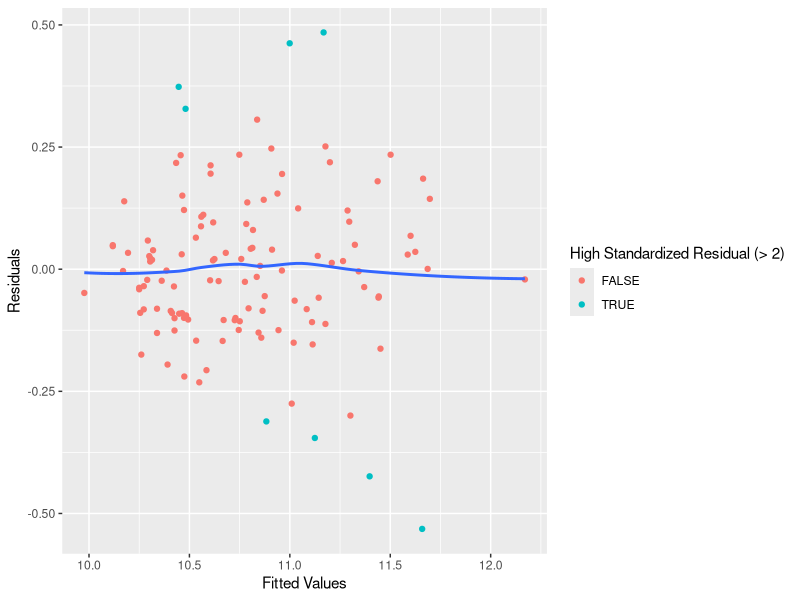
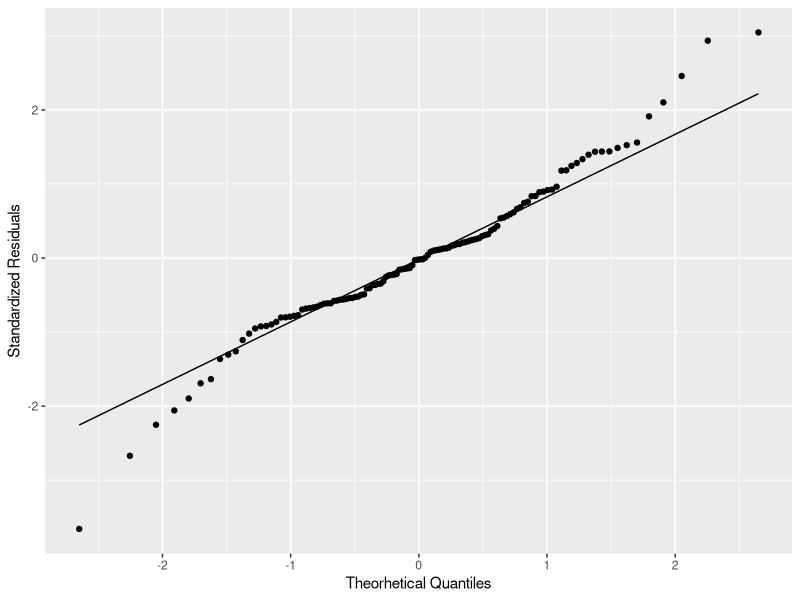

Recreate these plots in R, in order.
## ---- chunk 1
knitr::opts_chunk$set(echo = FALSE)
## ---- chunk 2
library(ggplot2)
library(knitr)
library(magrittr)
library(tidyr)

data <- read.csv("Dataset/cleaned_data.csv") %>%
  drop_na
final_model <- (
    log(PriceinUK) ~
      log(Subtitle) +
      poly(Acceleration, 2, raw = T) + 
      poly(TopSpeed, 2, raw = T) +
      log(Efficiency) +
      factor(NumberofSeats)
) %>%
  lm(data)
## ---- chunk 3
coefficient_tab <- final_model %>%
  summary %$%
  coefficients

coefficient_tab[1:4, ] %>%
  kable
## ---- chunk 4
coefficient_tab <- final_model %>%
  summary %$%
  coefficients

coefficient_tab[5:9, ] %>%
  kable
## ---- chunk 5
std_residuals <- final_model %>%
  rstandard

ggplot(
  mapping = aes(
    x = final_model$fitted.values,
    y = final_model$residuals,
  )
) +
  geom_point(aes(color = std_residuals %>% abs > 2)) +
  geom_smooth(se = F) +
  labs(
    x = "Fitted Values",
    y = "Residuals",
    color = "High Standardized Residual (> 2)"
  )
## ---- chunk 6
ggplot(mapping = aes(sample = std_residuals)) +
  geom_qq() +
  geom_qq_line() +
  labs(
    x = "Theorhetical Quantiles",
    y = "Standardized Residuals"
  )
